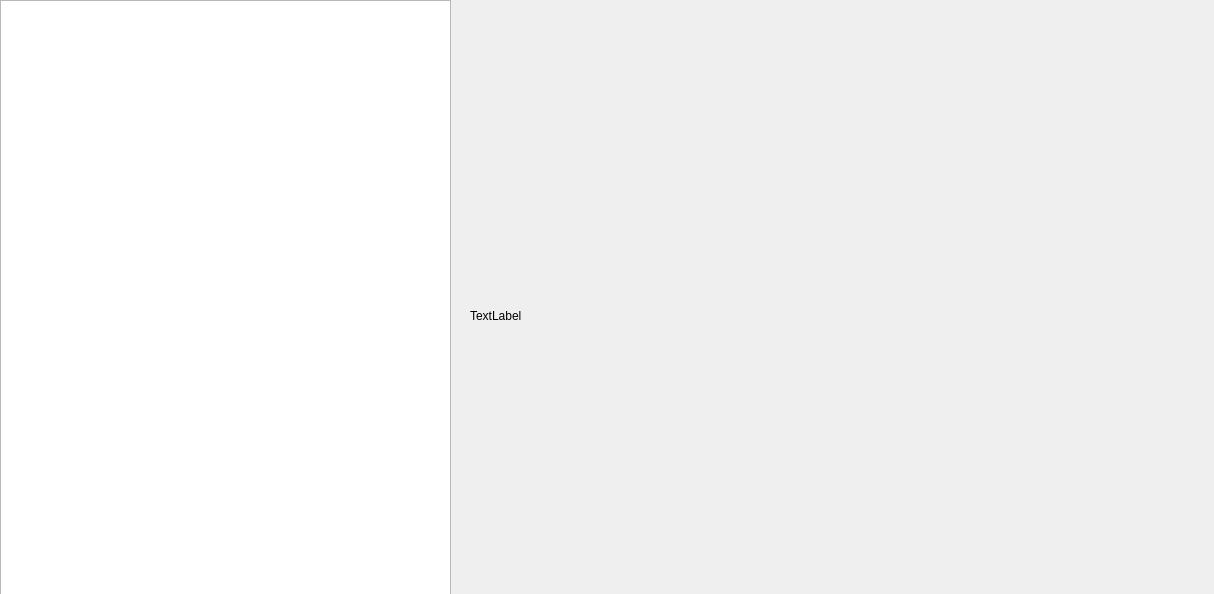
<?xml version="1.0" encoding="UTF-8"?>
<ui version="4.0">
 <class>Viewing</class>
 <widget class="QDialog" name="Viewing">
  <property name="geometry">
   <rect>
    <x>0</x>
    <y>0</y>
    <width>1214</width>
    <height>594</height>
   </rect>
  </property>
  <property name="windowTitle">
   <string>Dialog</string>
  </property>
  <widget class="QLabel" name="picLabel">
   <property name="geometry">
    <rect>
     <x>470</x>
     <y>10</y>
     <width>671</width>
     <height>611</height>
    </rect>
   </property>
   <property name="text">
    <string>TextLabel</string>
   </property>
   <property name="scaledContents">
    <bool>true</bool>
   </property>
  </widget>
  <widget class="QTableView" name="tableView">
   <property name="geometry">
    <rect>
     <x>0</x>
     <y>0</y>
     <width>451</width>
     <height>611</height>
    </rect>
   </property>
  </widget>
 </widget>
 <resources/>
 <connections/>
</ui>
